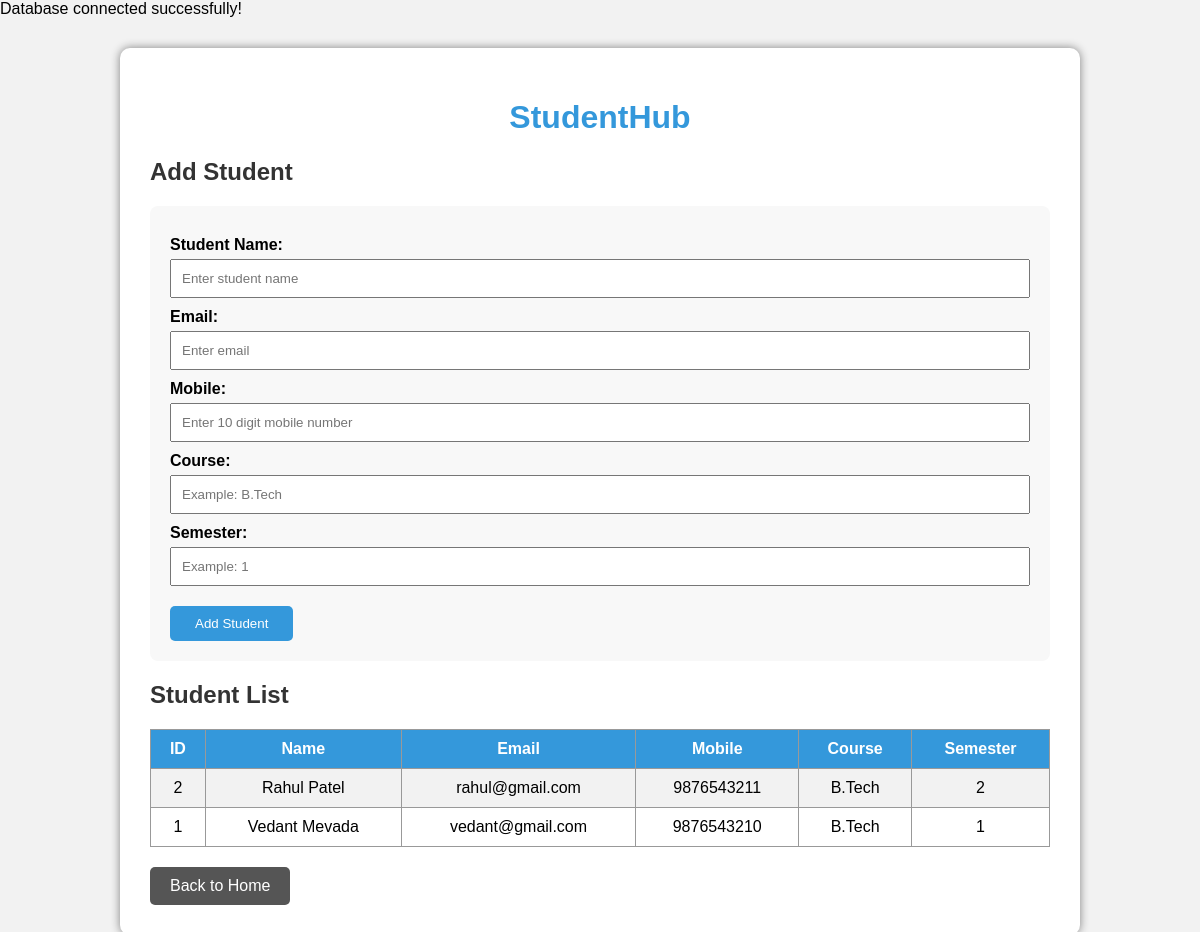
/Students.php, run on the app's committed database.
### tables this page shows
CREATE TABLE IF NOT EXISTS students (
    student_id INT AUTO_INCREMENT PRIMARY KEY,
    name VARCHAR(100) NOT NULL,
    email VARCHAR(100) NOT NULL UNIQUE,
    mobile VARCHAR(15),
    course VARCHAR(100),
    semester INT
);

### Students.php (the view, shortened to what this page needs)
<?php
include "db.php";
?>
<!DOCTYPE html>
<html>
<head>
</head>
<body>
<div class="container">
    <h1>StudentHub</h1>
    <h2>Add Student</h2>
    <form method="POST" action="">
        <label>Student Name:</label>
        <input
            type="text"
            name="name"
            placeholder="Enter student name"
            required
        >
        <label>Email:</label>
        <input
            type="email"
            name="email"
            placeholder="Enter email"
            required
        >
        <label>Mobile:</label>
        <input
            type="text"
            name="mobile"
            placeholder="Enter 10 digit mobile number"
            maxlength="10"
            required
        >
        <label>Course:</label>
        <input
            type="text"
            name="course"
            placeholder="Example: B.Tech"
            required
        >
        <label>Semester:</label>
        <input
            type="number"
            name="semester"
            placeholder="Example: 1"
            min="1"
            max="8"
            required
        >
        <input
            type="submit"
            value="Add Student"
        >
    </form>
    <h2>Student List</h2>
    <?php
    $sql = "SELECT
                student_id,
                name,
                email,
                mobile,
                course,
                semester
            FROM students
            ORDER BY student_id DESC";
    $result = $conn->query($sql);
    if ($result === false) {
        echo "<div class='error'>";
        echo "SQL Error: " . $conn->error;
        echo "</div>";
    } elseif ($result->num_rows > 0) {
        echo "<table>";
        echo "<tr>";
        echo "<th>ID</th>";
        echo "<th>Name</th>";
        echo "<th>Email</th>";
        echo "<th>Mobile</th>";
        echo "<th>Course</th>";
        echo "<th>Semester</th>";
        echo "</tr>";
        while ($row = $result->fetch_assoc()) {
            echo "<tr>";
            echo "<td>";
            echo htmlspecialchars($row["student_id"]);
            echo "</td>";
            echo "<td>";
            echo htmlspecialchars($row["name"]);
            echo "</td>";
            echo "<td>";
            echo htmlspecialchars($row["email"]);
            echo "</td>";
            echo "<td>";
            echo htmlspecialchars($row["mobile"]);
            echo "</td>";
            echo "<td>";
            echo htmlspecialchars($row["course"]);
            echo "</td>";
            echo "<td>";
            echo htmlspecialchars($row["semester"]);
            echo "</td>";
            echo "</tr>";
        }
        echo "</table>";
    } else {
        echo "<p>No students found.</p>";
    }
    ?>
    <a class="back" href="index.php">
        Back to Home
    </a>
</div>
</body>
</html>

### Students.php (style rules this page uses)
body { font-family: Arial, sans-serif; background-color: #f2f2f2; margin: 0; padding: 0; }
.container { width: 900px; margin: 30px auto; background-color: white; padding: 30px; border-radius: 10px; box-shadow: 0 0 10px gray; }
h1 { text-align: center; color: #3498db; }
h2 { color: #333; }
form { background-color: #f8f8f8; padding: 20px; border-radius: 8px; }
label { display: block; margin-top: 10px; font-weight: bold; }
input { width: 100%; padding: 10px; margin-top: 5px; box-sizing: border-box; }
input[type="submit"] { width: auto; margin-top: 20px; background-color: #3498db; color: white; border: none; padding: 10px 25px; border-radius: 5px; cursor: pointer; }
table { width: 100%; border-collapse: collapse; margin-top: 20px; }
th { background-color: #3498db; color: white; }
th, td { border: 1px solid #999; padding: 10px; text-align: center; }
tr:nth-child(even) { background-color: #f2f2f2; }
.back { display: inline-block; margin-top: 20px; padding: 10px 20px; background-color: #555; color: white; text-decoration: none; border-radius: 5px; }

### data on the page
students: student_id "2", name "Rahul Patel", email "rahul@gmail.com", mobile "9876543211", course "B.Tech", semester "2"
students: student_id "1", name "Vedant Mevada", email "vedant@gmail.com", mobile "9876543210", course "B.Tech", semester "1"
